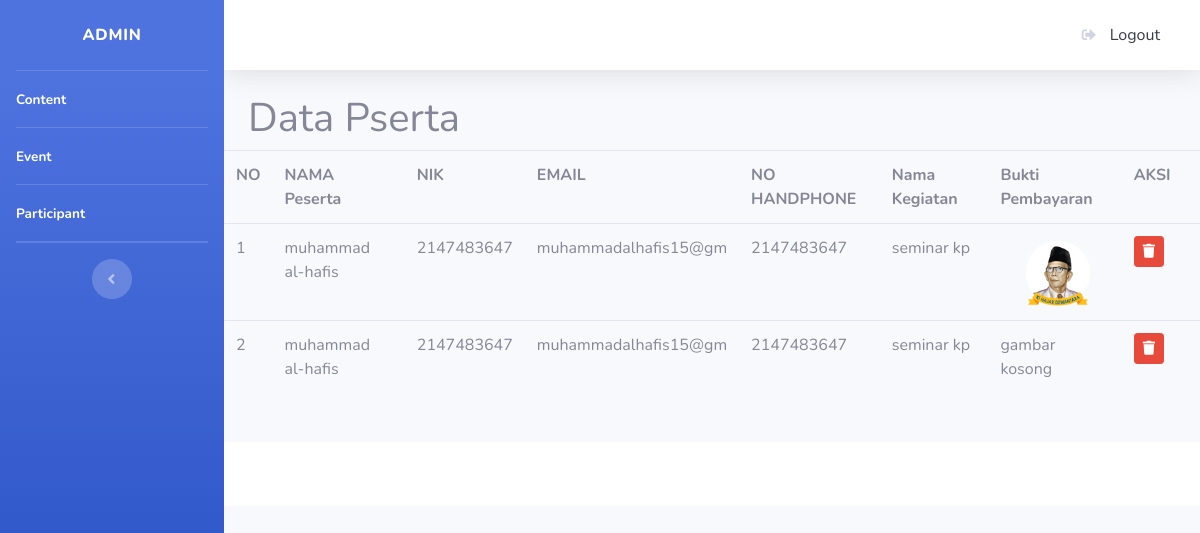
The page /index.php/admin/data on the database its author committed.
### tables this page shows
CREATE TABLE `daftar` (
  `id` int(11) NOT NULL,
  `nama` varchar(20) NOT NULL,
  `nik` int(16) NOT NULL,
  `email` varchar(20) NOT NULL,
  `no_hp` int(14) NOT NULL,
  `kegiatan` varchar(50) NOT NULL,
  `gambar` text DEFAULT NULL
);

### application/controllers/admin/data.php (called while the page is built, shortened)
<?php
class Data extends CI_Controller
{
	public function index()
	{
		$data['kegiatan'] = $this->peserta_model->tampil_data()->result();
		$this->load->view('templates_admin/header');
		$this->load->view('templates_admin/sidebar');
		$this->load->view('admin/data_peserta', $data);
		$this->load->view('templates_admin/footer');
	}
}

### index.php (called while the page is built, shortened)
<?php
require_once BASEPATH.'core/CodeIgniter.php';

### application/models/peserta_model.php (called while the page is built, shortened)
<?php
class Peserta_model extends CI_Model
{
	public function tampil_data()
	{
		return $this->db->get('daftar');
	}
}

### application/views/admin/data_peserta.php (the view)
<div class="content-wrapper">
	<div class="content-header">
		<div class="container-fluid">
			<div class="row mb-2">
				<div class="col-sm-6">
					<h1 class="m-0">Data Pserta</h1>
				</div>
			</div>
		</div>
	</div>
	<section class="content">
		<table class="table">
			<tr>
				<th>NO</th>
				<th>NAMA Peserta</th>
				<th>NIK</th>
				<th>EMAIL</th>
				<th>NO HANDPHONE</th>
				<th>Nama Kegiatan</th>
				<th>Bukti Pembayaran</th>
				<th colspan="2">AKSI</th>
			</tr>
			<?php
			$no = 1;
			foreach ($kegiatan as $kgt) : ?> <tr>
					<td><?php echo $no++ ?></td>
					<td><?php echo $kgt->nama ?></td>
					<td><?php echo $kgt->nik ?></td>
					<td><?php echo $kgt->email ?></td>
					<td><?php echo $kgt->no_hp ?></td>
					<td><?php echo $kgt->kegiatan ?></td>
					<td>
						<?php
						if ($kgt->gambar == null) {
							echo "gambar kosong";
						} else {
						?><img src="<?php echo base_url(); ?>assets/img/<?php echo $kgt->gambar; ?>" width="80" class="mx-auto d-block"><?php
																																		}
																																			?>
					</td>
					<td onclick="javascript: return confirm('hapus data?')">
						<?php echo anchor('admin/data/hapus/' . $kgt->id, ' <div class="btn btn-danger btn-sm"><i class="fa fa-trash"></i>
</div>') ?> </td>
					<td>
				</tr>
			<?php endforeach; ?>
		</table>
	</section>
</div>

### rows shown on the page
daftar: nama "muhammad al-hafis", nik "2147483647", email "muhammadalhafis15@gm", no_hp "2147483647", kegiatan "seminar kp", gambar (picture)
daftar: nama "muhammad al-hafis", nik "2147483647", email "muhammadalhafis15@gm", no_hp "2147483647", kegiatan "seminar kp", shows "gambar kosong"
